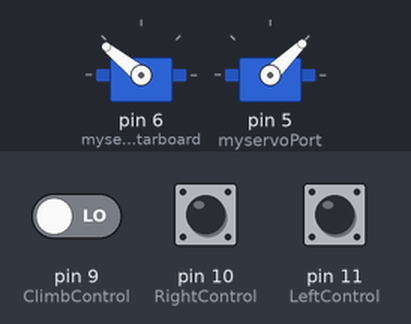
Bench run of a sketch on a simulated Arduino Uno, built with avr-gcc and run on an emulated ATmega328P. Parts: 2 × servo. The inputs (shaded band) are chosen by the test bench; at power-on: pin 9 (ClimbControl) LOW, pin 10 (RightControl) LOW, pin 11 (LeftControl) LOW.

Above: at 0.1 s.
At 10.1 s:
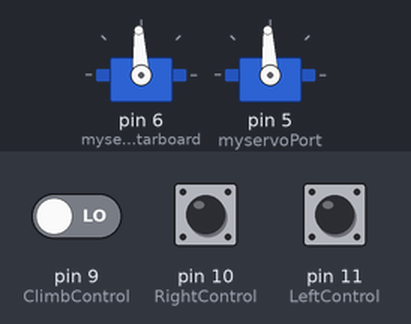
Timing chart, 0 to 11.6 s (numbered marks = the images above):
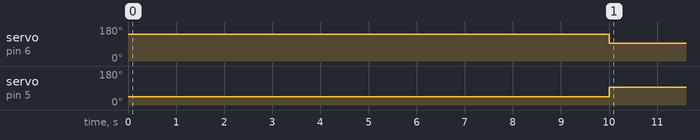

The sketch:

ThursdayCode2.ino
```cpp
/*
  Reads an analog input on pin 9, prints the result to the Serial Monitor. Meant to run a motor.
  More info on motor(PWM)values at "sensorValue=sensorValue" line.
  Attach the center pin of a potentiometer to pin A0, and the outside pins to +5V and ground.
  http://www.arduino.cc/en/Tutorial/AnalogReadSerial
  Definition:
   - myservo --> servo motor class (servo is a type of motor)
   - Microsecond values - 700 is fully counter-clockwise and 2200 is fully clockwise
  Notes:
   - Open the Serial Monitor under the Tools bar once the program is running and you can see the values of the potentiometer at various point
   - Pulse Width Modulation (PWM) is better described at https://www.arduino.cc/en/Tutorial/PWM.
   - For more info on microseconds and the map function look here at https://www.arduino.cc/en/Reference/ServoWriteMicroseconds.
   - The map function is decribed further here at https://www.arduino.cc/reference/en/language/functions/math/map/.

*/
/*
button wires
white (blue) = signal
black (green) = power
red (yellow) = ground
*/
#include<Servo.h>       // include

Servo myservoStarboard;          // initializes object "myservoStarboard" as a Servo Motor object on the right side of the car facing forward
Servo myservoPort;              //  initliazes object "myservoPort" as a Servo Motor object on the left side of the car facing forward

int clockwise = 2000;          // sets PWM microsecond value for clockwise motor rotation
int counterclockwise = 1000; // sets PWM microsecond value for counterclockwise motor rotation
int passNum=0;
int analogPin=1;
int val=0;
int increment=0;
int LeftControl = 11;
int RightControl = 10;
int ClimbControl = 9;

void setup() {
  Serial.begin(9600);                  // initialize serial communication at 9600 bits per second - don't change this
  myservoStarboard.attach(6);                //assigns the servo to pin 10 (PWM)
  myservoStarboard.writeMicroseconds(1500);    //This sets servo to mid-point of mapped range. Described better in void loop.
  myservoPort.attach(5);                  //assigns the servo to pin 9 (PWM)
  myservoPort.writeMicroseconds(1500);


   // aux channel from RC receiver//This sets servo to mid-point of mapped range. Described better in void loop.
}

void forward () {
      myservoStarboard.writeMicroseconds(clockwise);      //
      myservoPort.writeMicroseconds(counterclockwise);    //
}
void turnLeft () {
      myservoStarboard.writeMicroseconds(clockwise);      //
      myservoPort.writeMicroseconds(clockwise);    //
}
void turnRight () {
      myservoStarboard.writeMicroseconds(counterclockwise);      //
      myservoPort.writeMicroseconds(counterclockwise);    //
}

void reverse () {
      myservoStarboard.writeMicroseconds(counterclockwise);      //
      myservoPort.writeMicroseconds(clockwise);    //
}

void pause (){
  myservoStarboard.writeMicroseconds(1500);
  myservoPort.writeMicroseconds(1500);
  delay(3000);
}

void Starboard (){
  myservoStarboard.writeMicroseconds(counterclockwise);
  myservoPort.writeMicroseconds(counterclockwise);
}

void Port (){
  myservoStarboard.writeMicroseconds(clockwise);
  myservoPort.writeMicroseconds(clockwise);
}
void loop() {
if(increment < 1){

  forward();
  delay(10000);
  pause();
  increment++;

}
else
{
  int throttle = pulseIn(LeftControl, HIGH);  // Read throttle input.  Normally 1000 to 2000
  int steering = pulseIn(RightControl, HIGH);  // Read steering input.  Normally 1000 to 2000
  int climb = pulseIn(ClimbControl, HIGH);            // Read aux input.  Either ~1000 or ~2000 (basically binary)

  }


}
```

Measured:
- by itself, servo on pin 6 (myservoStarboard): 141° → 93° at 10.0 s
- by itself, servo on pin 5 (myservoPort): 44° → 93° at 10.0 s
